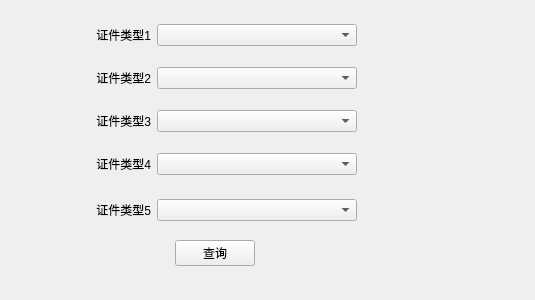
<?xml version="1.0" encoding="UTF-8"?>
<ui version="4.0">
 <class>MainWindow</class>
 <widget class="QMainWindow" name="MainWindow">
  <property name="geometry">
   <rect>
    <x>0</x>
    <y>0</y>
    <width>535</width>
    <height>300</height>
   </rect>
  </property>
  <property name="sizePolicy">
   <sizepolicy hsizetype="Maximum" vsizetype="Maximum">
    <horstretch>0</horstretch>
    <verstretch>0</verstretch>
   </sizepolicy>
  </property>
  <property name="minimumSize">
   <size>
    <width>400</width>
    <height>300</height>
   </size>
  </property>
  <property name="maximumSize">
   <size>
    <width>600</width>
    <height>400</height>
   </size>
  </property>
  <property name="windowTitle">
   <string>广西区三建员工持证使用情况查询</string>
  </property>
  <property name="windowIcon">
   <iconset>
    <normaloff>Icon/20151118111705.png</normaloff>Icon/20151118111705.png</iconset>
  </property>
  <widget class="QWidget" name="centralWidget">
   <property name="sizePolicy">
    <sizepolicy hsizetype="Expanding" vsizetype="Expanding">
     <horstretch>0</horstretch>
     <verstretch>0</verstretch>
    </sizepolicy>
   </property>
   <property name="minimumSize">
    <size>
     <width>400</width>
     <height>300</height>
    </size>
   </property>
   <property name="maximumSize">
    <size>
     <width>600</width>
     <height>400</height>
    </size>
   </property>
   <widget class="QWidget" name="verticalLayoutWidget">
    <property name="geometry">
     <rect>
      <x>10</x>
      <y>10</y>
      <width>411</width>
      <height>271</height>
     </rect>
    </property>
    <layout class="QVBoxLayout" name="MainBox">
     <property name="sizeConstraint">
      <enum>QLayout::SetDefaultConstraint</enum>
     </property>
     <property name="margin">
      <number>1</number>
     </property>
     <item>
      <layout class="QHBoxLayout" name="conditionBox1" stretch="0,1,2,1">
       <property name="bottomMargin">
        <number>2</number>
       </property>
       <item>
        <spacer name="horizontalSpacer_6">
         <property name="orientation">
          <enum>Qt::Horizontal</enum>
         </property>
         <property name="sizeHint" stdset="0">
          <size>
           <width>40</width>
           <height>20</height>
          </size>
         </property>
        </spacer>
       </item>
       <item>
        <widget class="QLabel" name="conditionLabel1">
         <property name="sizePolicy">
          <sizepolicy hsizetype="Maximum" vsizetype="Fixed">
           <horstretch>0</horstretch>
           <verstretch>0</verstretch>
          </sizepolicy>
         </property>
         <property name="minimumSize">
          <size>
           <width>100</width>
           <height>0</height>
          </size>
         </property>
         <property name="maximumSize">
          <size>
           <width>200</width>
           <height>16777215</height>
          </size>
         </property>
         <property name="text">
          <string>证件类型1</string>
         </property>
         <property name="alignment">
          <set>Qt::AlignRight|Qt::AlignTrailing|Qt::AlignVCenter</set>
         </property>
         <property name="margin">
          <number>5</number>
         </property>
        </widget>
       </item>
       <item>
        <widget class="QComboBox" name="comboBox_1">
         <property name="sizePolicy">
          <sizepolicy hsizetype="Minimum" vsizetype="Fixed">
           <horstretch>0</horstretch>
           <verstretch>0</verstretch>
          </sizepolicy>
         </property>
         <property name="minimumSize">
          <size>
           <width>200</width>
           <height>0</height>
          </size>
         </property>
         <property name="maximumSize">
          <size>
           <width>400</width>
           <height>16777215</height>
          </size>
         </property>
        </widget>
       </item>
       <item>
        <spacer name="horizontalSpacer">
         <property name="orientation">
          <enum>Qt::Horizontal</enum>
         </property>
         <property name="sizeHint" stdset="0">
          <size>
           <width>40</width>
           <height>20</height>
          </size>
         </property>
        </spacer>
       </item>
      </layout>
     </item>
     <item>
      <layout class="QHBoxLayout" name="conditionBox2" stretch="0,1,2,1">
       <property name="bottomMargin">
        <number>2</number>
       </property>
       <item>
        <spacer name="horizontalSpacer_7">
         <property name="orientation">
          <enum>Qt::Horizontal</enum>
         </property>
         <property name="sizeHint" stdset="0">
          <size>
           <width>40</width>
           <height>20</height>
          </size>
         </property>
        </spacer>
       </item>
       <item>
        <widget class="QLabel" name="conditionLabel2">
         <property name="sizePolicy">
          <sizepolicy hsizetype="Maximum" vsizetype="Fixed">
           <horstretch>0</horstretch>
           <verstretch>0</verstretch>
          </sizepolicy>
         </property>
         <property name="minimumSize">
          <size>
           <width>100</width>
           <height>0</height>
          </size>
         </property>
         <property name="maximumSize">
          <size>
           <width>200</width>
           <height>16777215</height>
          </size>
         </property>
         <property name="text">
          <string>证件类型2</string>
         </property>
         <property name="alignment">
          <set>Qt::AlignRight|Qt::AlignTrailing|Qt::AlignVCenter</set>
         </property>
         <property name="margin">
          <number>5</number>
         </property>
        </widget>
       </item>
       <item>
        <widget class="QComboBox" name="comboBox_2">
         <property name="sizePolicy">
          <sizepolicy hsizetype="Minimum" vsizetype="Fixed">
           <horstretch>0</horstretch>
           <verstretch>0</verstretch>
          </sizepolicy>
         </property>
         <property name="minimumSize">
          <size>
           <width>200</width>
           <height>0</height>
          </size>
         </property>
         <property name="maximumSize">
          <size>
           <width>400</width>
           <height>16777215</height>
          </size>
         </property>
        </widget>
       </item>
       <item>
        <spacer name="horizontalSpacer_2">
         <property name="orientation">
          <enum>Qt::Horizontal</enum>
         </property>
         <property name="sizeHint" stdset="0">
          <size>
           <width>40</width>
           <height>20</height>
          </size>
         </property>
        </spacer>
       </item>
      </layout>
     </item>
     <item>
      <layout class="QHBoxLayout" name="conditionBox3" stretch="0,1,2,1">
       <property name="bottomMargin">
        <number>2</number>
       </property>
       <item>
        <spacer name="horizontalSpacer_8">
         <property name="orientation">
          <enum>Qt::Horizontal</enum>
         </property>
         <property name="sizeHint" stdset="0">
          <size>
           <width>40</width>
           <height>20</height>
          </size>
         </property>
        </spacer>
       </item>
       <item>
        <widget class="QLabel" name="conditionLabel3">
         <property name="sizePolicy">
          <sizepolicy hsizetype="Maximum" vsizetype="Fixed">
           <horstretch>0</horstretch>
           <verstretch>0</verstretch>
          </sizepolicy>
         </property>
         <property name="minimumSize">
          <size>
           <width>100</width>
           <height>0</height>
          </size>
         </property>
         <property name="maximumSize">
          <size>
           <width>200</width>
           <height>16777215</height>
          </size>
         </property>
         <property name="text">
          <string>证件类型3</string>
         </property>
         <property name="alignment">
          <set>Qt::AlignRight|Qt::AlignTrailing|Qt::AlignVCenter</set>
         </property>
         <property name="margin">
          <number>5</number>
         </property>
        </widget>
       </item>
       <item>
        <widget class="QComboBox" name="comboBox_3">
         <property name="sizePolicy">
          <sizepolicy hsizetype="Minimum" vsizetype="Fixed">
           <horstretch>0</horstretch>
           <verstretch>0</verstretch>
          </sizepolicy>
         </property>
         <property name="minimumSize">
          <size>
           <width>200</width>
           <height>0</height>
          </size>
         </property>
         <property name="maximumSize">
          <size>
           <width>400</width>
           <height>16777215</height>
          </size>
         </property>
        </widget>
       </item>
       <item>
        <spacer name="horizontalSpacer_3">
         <property name="orientation">
          <enum>Qt::Horizontal</enum>
         </property>
         <property name="sizeHint" stdset="0">
          <size>
           <width>40</width>
           <height>20</height>
          </size>
         </property>
        </spacer>
       </item>
      </layout>
     </item>
     <item>
      <layout class="QHBoxLayout" name="horizontalLayout" stretch="0,1,2,1">
       <property name="bottomMargin">
        <number>5</number>
       </property>
       <item>
        <spacer name="horizontalSpacer_9">
         <property name="orientation">
          <enum>Qt::Horizontal</enum>
         </property>
         <property name="sizeHint" stdset="0">
          <size>
           <width>40</width>
           <height>20</height>
          </size>
         </property>
        </spacer>
       </item>
       <item>
        <widget class="QLabel" name="conditionLabel4">
         <property name="sizePolicy">
          <sizepolicy hsizetype="Maximum" vsizetype="Fixed">
           <horstretch>0</horstretch>
           <verstretch>0</verstretch>
          </sizepolicy>
         </property>
         <property name="minimumSize">
          <size>
           <width>100</width>
           <height>0</height>
          </size>
         </property>
         <property name="maximumSize">
          <size>
           <width>200</width>
           <height>16777215</height>
          </size>
         </property>
         <property name="text">
          <string>证件类型4</string>
         </property>
         <property name="alignment">
          <set>Qt::AlignRight|Qt::AlignTrailing|Qt::AlignVCenter</set>
         </property>
         <property name="margin">
          <number>5</number>
         </property>
        </widget>
       </item>
       <item>
        <widget class="QComboBox" name="comboBox_4">
         <property name="sizePolicy">
          <sizepolicy hsizetype="Minimum" vsizetype="Fixed">
           <horstretch>0</horstretch>
           <verstretch>0</verstretch>
          </sizepolicy>
         </property>
         <property name="minimumSize">
          <size>
           <width>200</width>
           <height>0</height>
          </size>
         </property>
         <property name="maximumSize">
          <size>
           <width>400</width>
           <height>16777215</height>
          </size>
         </property>
        </widget>
       </item>
       <item>
        <spacer name="horizontalSpacer_4">
         <property name="orientation">
          <enum>Qt::Horizontal</enum>
         </property>
         <property name="sizeHint" stdset="0">
          <size>
           <width>40</width>
           <height>20</height>
          </size>
         </property>
        </spacer>
       </item>
      </layout>
     </item>
     <item>
      <layout class="QHBoxLayout" name="horizontalLayout_2" stretch="0,1,2,1">
       <item>
        <spacer name="horizontalSpacer_10">
         <property name="orientation">
          <enum>Qt::Horizontal</enum>
         </property>
         <property name="sizeHint" stdset="0">
          <size>
           <width>40</width>
           <height>20</height>
          </size>
         </property>
        </spacer>
       </item>
       <item>
        <widget class="QLabel" name="conditionLabel5">
         <property name="sizePolicy">
          <sizepolicy hsizetype="Maximum" vsizetype="Fixed">
           <horstretch>0</horstretch>
           <verstretch>0</verstretch>
          </sizepolicy>
         </property>
         <property name="minimumSize">
          <size>
           <width>100</width>
           <height>0</height>
          </size>
         </property>
         <property name="maximumSize">
          <size>
           <width>200</width>
           <height>16777215</height>
          </size>
         </property>
         <property name="text">
          <string>证件类型5</string>
         </property>
         <property name="alignment">
          <set>Qt::AlignRight|Qt::AlignTrailing|Qt::AlignVCenter</set>
         </property>
         <property name="margin">
          <number>5</number>
         </property>
        </widget>
       </item>
       <item>
        <widget class="QComboBox" name="comboBox_5">
         <property name="sizePolicy">
          <sizepolicy hsizetype="Minimum" vsizetype="Fixed">
           <horstretch>0</horstretch>
           <verstretch>0</verstretch>
          </sizepolicy>
         </property>
         <property name="minimumSize">
          <size>
           <width>200</width>
           <height>0</height>
          </size>
         </property>
         <property name="maximumSize">
          <size>
           <width>400</width>
           <height>16777215</height>
          </size>
         </property>
        </widget>
       </item>
       <item>
        <spacer name="horizontalSpacer_5">
         <property name="orientation">
          <enum>Qt::Horizontal</enum>
         </property>
         <property name="sizeHint" stdset="0">
          <size>
           <width>40</width>
           <height>20</height>
          </size>
         </property>
        </spacer>
       </item>
      </layout>
     </item>
     <item>
      <layout class="QHBoxLayout" name="horizontalLayout_3" stretch="0">
       <item>
        <widget class="QPushButton" name="QurryButton">
         <property name="sizePolicy">
          <sizepolicy hsizetype="Maximum" vsizetype="Fixed">
           <horstretch>0</horstretch>
           <verstretch>0</verstretch>
          </sizepolicy>
         </property>
         <property name="text">
          <string>查询</string>
         </property>
        </widget>
       </item>
      </layout>
     </item>
    </layout>
   </widget>
  </widget>
 </widget>
 <resources/>
 <connections/>
</ui>
